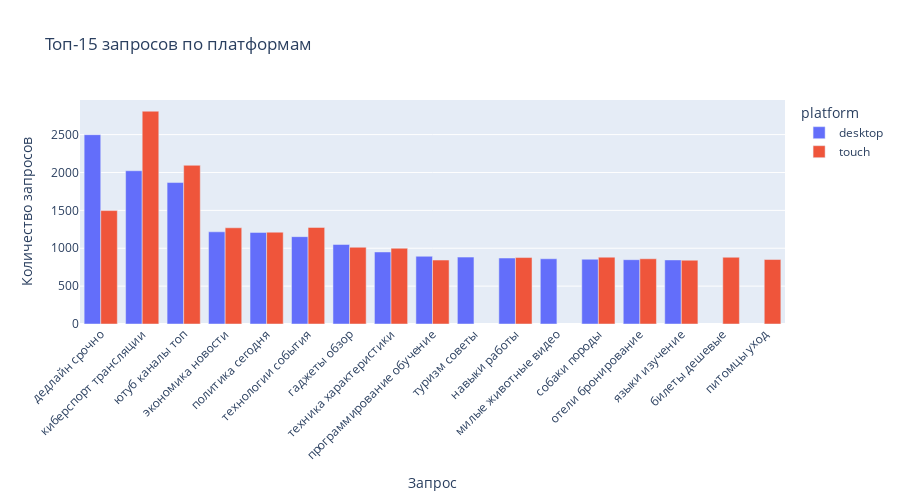
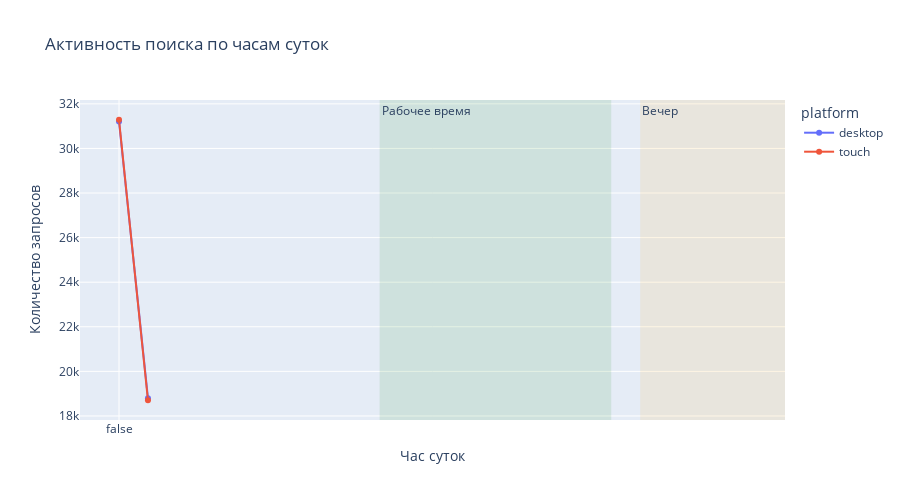
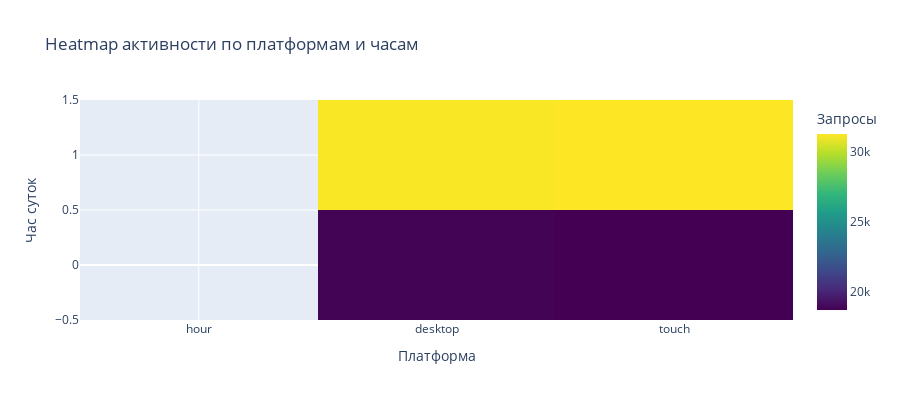

Source (notebook cell) for these figures, in order:
### Code cell
# 2. Топ запросов по платформам (интерактивная столбчатая диаграмма)
top_n = 15

# Получаем топ запросов для каждой платформы
top_desktop = (df_polars.filter(pl.col('platform') == 'desktop')
               .group_by('query')
               .agg(pl.len().alias('count'))
               .sort('count', descending=True)
               .head(top_n))

top_touch = (df_polars.filter(pl.col('platform') == 'touch')
             .group_by('query')
             .agg(pl.len().alias('count'))
             .sort('count', descending=True)
             .head(top_n))

# Создаем объединенный DataFrame для визуализации
top_combined = pl.concat([
    top_desktop.with_columns(pl.lit('desktop').alias('platform')),
    top_touch.with_columns(pl.lit('touch').alias('platform'))
]).to_pandas()

fig2 = px.bar(top_combined, 
              x='query', 
              y='count', 
              color='platform',
              barmode='group',
              title=f'Топ-{top_n} запросов по платформам',
              color_discrete_map={'desktop': '#636EFA', 'touch': '#EF553B'},
              labels={'query': 'Запрос', 'count': 'Количество'})

fig2.update_layout(xaxis_title='Запрос',
                   yaxis_title='Количество запросов',
                   xaxis_tickangle=-45,
                   height=500)
fig2.show()

# 3. Активность по часам (интерактивный линейный график)
hourly_activity = (df_polars.group_by(['platform', 'hour'])
                   .agg(pl.len().alias('count'))
                   .sort(['platform', 'hour'])
                   .to_pandas())

fig3 = px.line(hourly_activity, 
               x='hour', 
               y='count', 
               color='platform',
               title='Активность поиска по часам суток',
               markers=True,
               color_discrete_map={'desktop': '#636EFA', 'touch': '#EF553B'})

# Добавляем зоны для рабочего времени и вечера
fig3.add_vrect(x0=9, x1=17, 
               annotation_text="Рабочее время", 
               annotation_position="top left",
               fillcolor="green", opacity=0.1, line_width=0)

fig3.add_vrect(x0=18, x1=23, 
               annotation_text="Вечер", 
               annotation_position="top left",
               fillcolor="orange", opacity=0.1, line_width=0)

fig3.update_layout(xaxis_title='Час суток',
                   yaxis_title='Количество запросов',
                   xaxis=dict(tickmode='linear', dtick=2),
                   height=500)
fig3.show()

# 4. Heatmap активности (дни × часы × платформы)
# Создаем фиктивный день недели для визуализации
hourly_platform = (df_polars.group_by(['platform', 'hour'])
                   .agg(pl.len().alias('count'))
                   .pivot(index='hour', on='platform', values='count')
                   .fill_null(strategy = "mean")).to_pandas()

fig4 = go.Figure(data=go.Heatmap(
    z=hourly_platform.values,
    x=hourly_platform.columns,
    y=hourly_platform.index,
    colorscale='Viridis',
    colorbar=dict(title="Запросы")
))

fig4.update_layout(
    title='Heatmap активности по платформам и часам',
    xaxis_title='Платформа',
    yaxis_title='Час суток',
    height=400
)
fig4.show()

### Figure 1 — Plotly figure (JSON) as saved in the notebook; plotly's stock layout.template omitted (floating-point values rounded to 4 significant figures)
{"data": [{"alignmentgroup": "True", "hovertemplate": "platform=desktop<br>Запрос=%{x}<br>Количество=%{y}<extra></extra>", "legendgroup": "desktop", "marker": {"color": "#636EFA", "pattern": {"shape": ""}}, "name": "desktop", "offsetgroup": "desktop", "orientation": "v", "showlegend": true, "textposition": "auto", "type": "bar", "x": ["дедлайн срочно", "киберспорт трансляции", "ютуб каналы топ", "экономика новости", "политика сегодня", "технологии события", "гаджеты обзор", "техника характеристики", "программирование обучение", "туризм советы", "навыки работы", "милые животные видео", "собаки породы", "отели бронирование", "языки изучение"], "xaxis": "x", "y": [2499, 2023, 1867, 1217, 1209, 1153, 1050, 951, 894, 883, 871, 861, 855, 849, 846], "yaxis": "y"}, {"alignmentgroup": "True", "hovertemplate": "platform=touch<br>Запрос=%{x}<br>Количество=%{y}<extra></extra>", "legendgroup": "touch", "marker": {"color": "#EF553B", "pattern": {"shape": ""}}, "name": "touch", "offsetgroup": "touch", "orientation": "v", "showlegend": true, "textposition": "auto", "type": "bar", "x": ["киберспорт трансляции", "ютуб каналы топ", "дедлайн срочно", "технологии события", "экономика новости", "политика сегодня", "гаджеты обзор", "техника характеристики", "собаки породы", "билеты дешевые", "навыки работы", "отели бронирование", "питомцы уход", "программирование обучение", "языки изучение"], "xaxis": "x", "y": [2809, 2095, 1497, 1275, 1270, 1212, 1013, 1000, 882, 881, 877, 861, 851, 844, 842], "yaxis": "y"}], "layout": {"barmode": "group", "height": 500, "legend": {"title": {"text": "platform"}, "tracegroupgap": 0}, "title": {"text": "Топ-15 запросов по платформам"}, "xaxis": {"anchor": "y", "domain": [0, 1], "tickangle": -45, "title": {"text": "Запрос"}}, "yaxis": {"anchor": "x", "domain": [0, 1], "title": {"text": "Количество запросов"}}}}

### Figure 2 — Plotly figure (JSON) as saved in the notebook; plotly's stock layout.template omitted (floating-point values rounded to 4 significant figures)
{"data": [{"hovertemplate": "platform=desktop<br>hour=%{x}<br>count=%{y}<extra></extra>", "legendgroup": "desktop", "line": {"color": "#636EFA", "dash": "solid"}, "marker": {"symbol": "circle"}, "mode": "lines+markers", "name": "desktop", "orientation": "v", "showlegend": true, "type": "scatter", "x": [false, true], "xaxis": "x", "y": [31212, 18797], "yaxis": "y"}, {"hovertemplate": "platform=touch<br>hour=%{x}<br>count=%{y}<extra></extra>", "legendgroup": "touch", "line": {"color": "#EF553B", "dash": "solid"}, "marker": {"symbol": "circle"}, "mode": "lines+markers", "name": "touch", "orientation": "v", "showlegend": true, "type": "scatter", "x": [false, true], "xaxis": "x", "y": [31287, 18704], "yaxis": "y"}], "layout": {"annotations": [{"showarrow": false, "text": "Рабочее время", "x": 9, "xanchor": "left", "xref": "x", "y": 1, "yanchor": "top", "yref": "y domain"}, {"showarrow": false, "text": "Вечер", "x": 18, "xanchor": "left", "xref": "x", "y": 1, "yanchor": "top", "yref": "y domain"}], "height": 500, "legend": {"title": {"text": "platform"}, "tracegroupgap": 0}, "shapes": [{"fillcolor": "green", "line": {"width": 0}, "opacity": 0.1, "type": "rect", "x0": 9, "x1": 17, "xref": "x", "y0": 0, "y1": 1, "yref": "y domain"}, {"fillcolor": "orange", "line": {"width": 0}, "opacity": 0.1, "type": "rect", "x0": 18, "x1": 23, "xref": "x", "y0": 0, "y1": 1, "yref": "y domain"}], "title": {"text": "Активность поиска по часам суток"}, "xaxis": {"anchor": "y", "domain": [0, 1], "dtick": 2, "tickmode": "linear", "title": {"text": "Час суток"}}, "yaxis": {"anchor": "x", "domain": [0, 1], "title": {"text": "Количество запросов"}}}}

### Figure 3 — Plotly figure (JSON) as saved in the notebook; plotly's stock layout.template omitted (floating-point values rounded to 4 significant figures)
{"data": [{"colorbar": {"title": {"text": "Запросы"}}, "colorscale": [[0, "#440154"], [0.1111, "#482878"], [0.2222, "#3e4989"], [0.3333, "#31688e"], [0.4444, "#26828e"], [0.5556, "#1f9e89"], [0.6667, "#35b779"], [0.7778, "#6ece58"], [0.8889, "#b5de2b"], [1, "#fde725"]], "type": "heatmap", "x": ["hour", "desktop", "touch"], "y": [0, 1], "z": [[true, 18797, 18704], [false, 31212, 31287]]}], "layout": {"height": 400, "title": {"text": "Heatmap активности по платформам и часам"}, "xaxis": {"title": {"text": "Платформа"}}, "yaxis": {"title": {"text": "Час суток"}}}}
